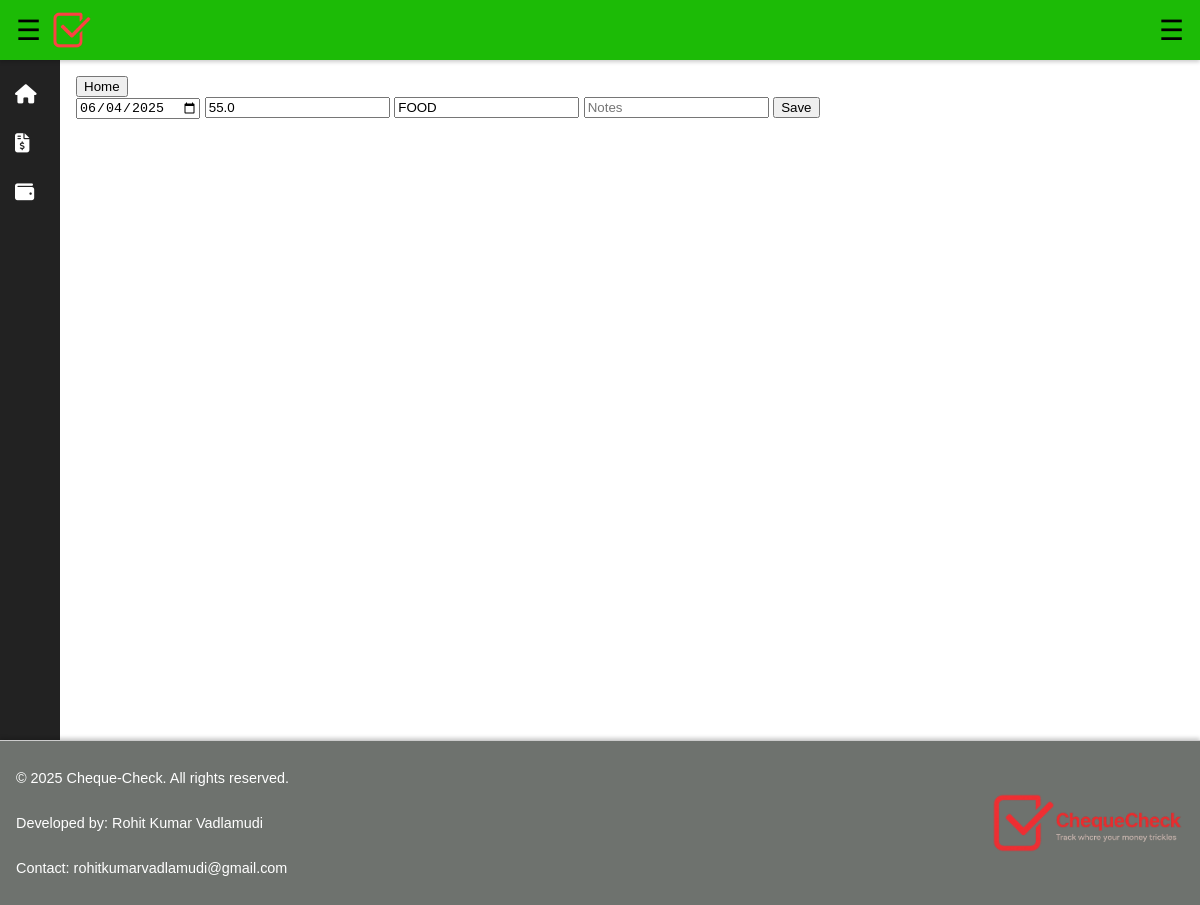
Screenshot of /edit/11 with the database file from the repository.
### tables this page shows
CREATE TABLE expenses(
	id INTEGER PRIMARY KEY AUTOINCREMENT,
	date TEXT NOT NULL,
	amount REAL NOT NULL,
	category TEXT NOT NULL,
	notes TEXT);

### app.py (the view)
@app.route("/edit/<int:id>", methods=["GET", "POST"])
def edit(id):
	conn=sq.connect("expenses.db")
	cursor=conn.cursor()
	if request.method=="POST":
		date=request.form['date']
		amount=request.form['amount']
		category=request.form['category']
		notes=request.form['notes']
		cursor.execute("""UPDATE expenses SET amount=?, category=?, notes=? WHERE id IS ?""",(amount,category,notes,id))
		conn.commit()
		conn.close()
		flash("Transaction edited successfully")
		return redirect("/transactions")
	else:
		cursor.execute("""SELECT date, amount, category, notes FROM expenses WHERE id IS ?""",(id,))
		row = cursor.fetchone()
		conn.close()
		if row:
			date, amount, category, notes = row
			return render_template("edit.html", id=id, date=date, amount=amount, category=category, notes=notes)
		else:
			flash("Transaction not found")
			return redirect("/transactions")
	return render_template("transactions.html")

### templates/edit.html (shortened to what this page needs)
{% extends "base.html" %}
{% block content %}
		<a href= "/">
			<button type="button">Home</button>
		</a>
		<form method="POST" action="/edit/{{ id }}">
			<input id="date" type="date" name="date" value="{{date}}" placeholder="date" required>
			<input id="amount" type="number" name="amount" step="0.01" value="{{amount}}" placeholder="Amount" required>
			<input id="category" type="text" name="category" value="{{category}}" placeholder="Category" required>
			<input id="notes" type="text" name="notes" value="{{notes}}" placeholder="Notes">
			<button type="submit">Save</button>
		</form>
{% endblock %}

### static/styles.css (style rules this page uses)
* { box-sizing: border-box; }
body, html { margin: 0; padding: 0; height: 100%; font-family: Arial, sans-serif; }

### rows the page displays
expenses: date "06/04/2025", amount "55.0", category "FOOD"
